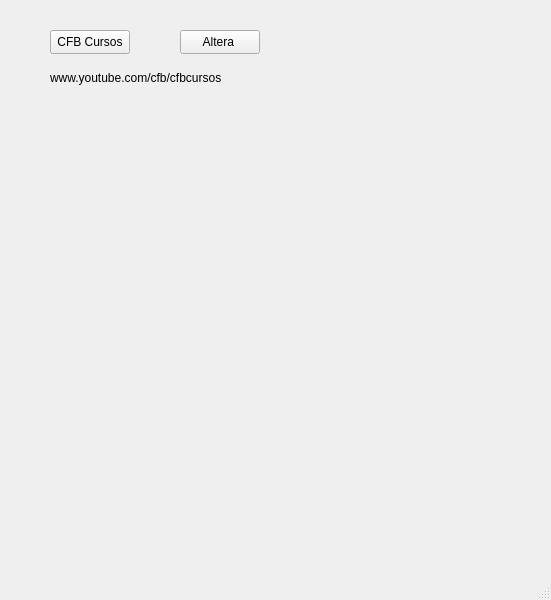
<?xml version="1.0" encoding="UTF-8"?>
<ui version="4.0">
 <class>MainWindow</class>
 <widget class="QMainWindow" name="MainWindow">
  <property name="geometry">
   <rect>
    <x>0</x>
    <y>0</y>
    <width>551</width>
    <height>600</height>
   </rect>
  </property>
  <property name="windowTitle">
   <string>MainWindow</string>
  </property>
  <widget class="QWidget" name="centralwidget">
   <widget class="QPushButton" name="pushButton">
    <property name="geometry">
     <rect>
      <x>50</x>
      <y>30</y>
      <width>80</width>
      <height>24</height>
     </rect>
    </property>
    <property name="text">
     <string>CFB Cursos</string>
    </property>
   </widget>
   <widget class="QLabel" name="label">
    <property name="geometry">
     <rect>
      <x>50</x>
      <y>70</y>
      <width>191</width>
      <height>16</height>
     </rect>
    </property>
    <property name="text">
     <string>www.youtube.com/cfb/cfbcursos</string>
    </property>
   </widget>
   <widget class="QPushButton" name="pushButton_2">
    <property name="geometry">
     <rect>
      <x>180</x>
      <y>30</y>
      <width>80</width>
      <height>24</height>
     </rect>
    </property>
    <property name="text">
     <string>Altera </string>
    </property>
   </widget>
  </widget>
  <widget class="QMenuBar" name="menubar">
   <property name="geometry">
    <rect>
     <x>0</x>
     <y>0</y>
     <width>551</width>
     <height>21</height>
    </rect>
   </property>
  </widget>
  <widget class="QStatusBar" name="statusbar"/>
 </widget>
 <resources/>
 <connections/>
</ui>
